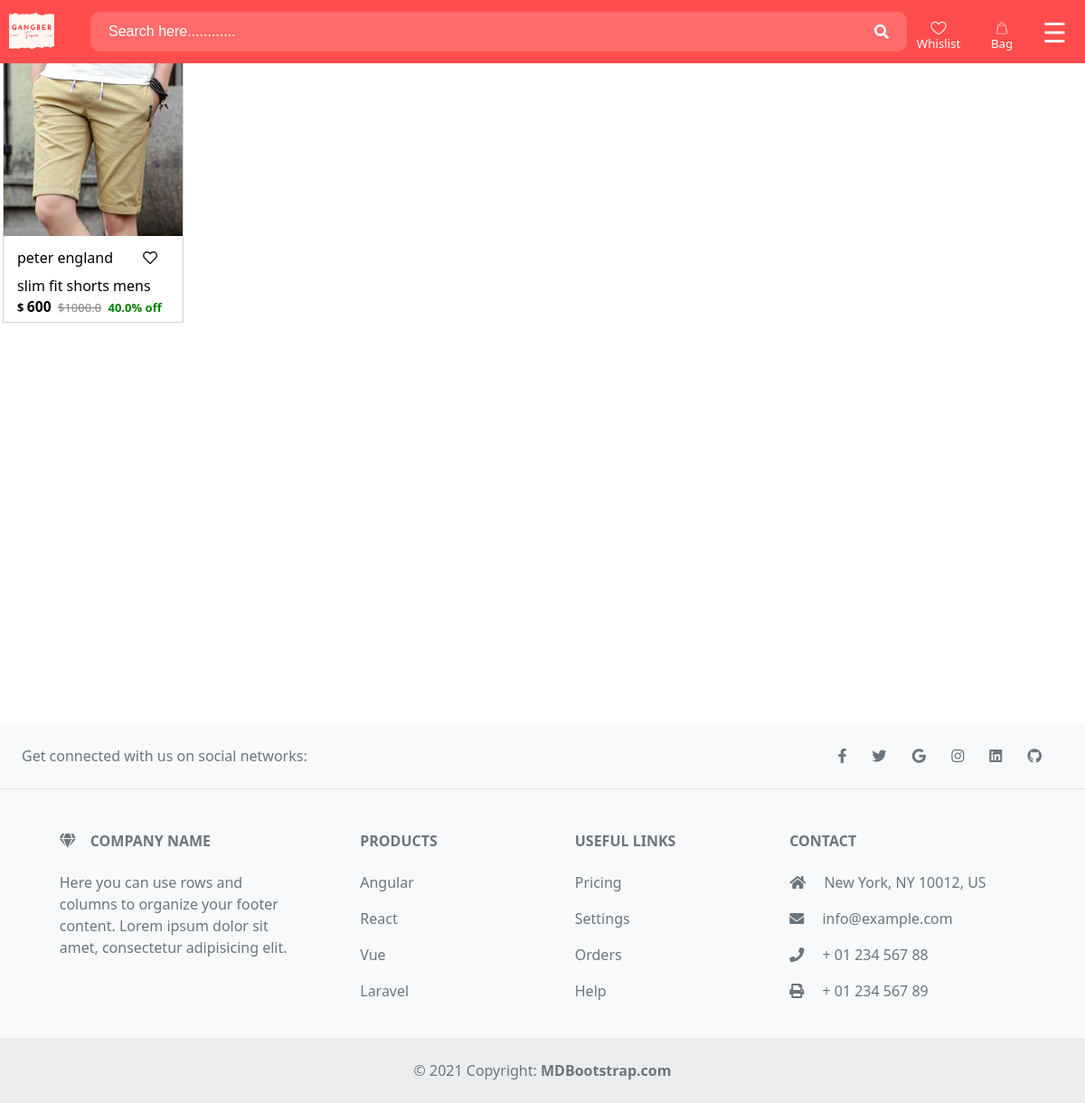
Before: /category/shorts with the older database file.
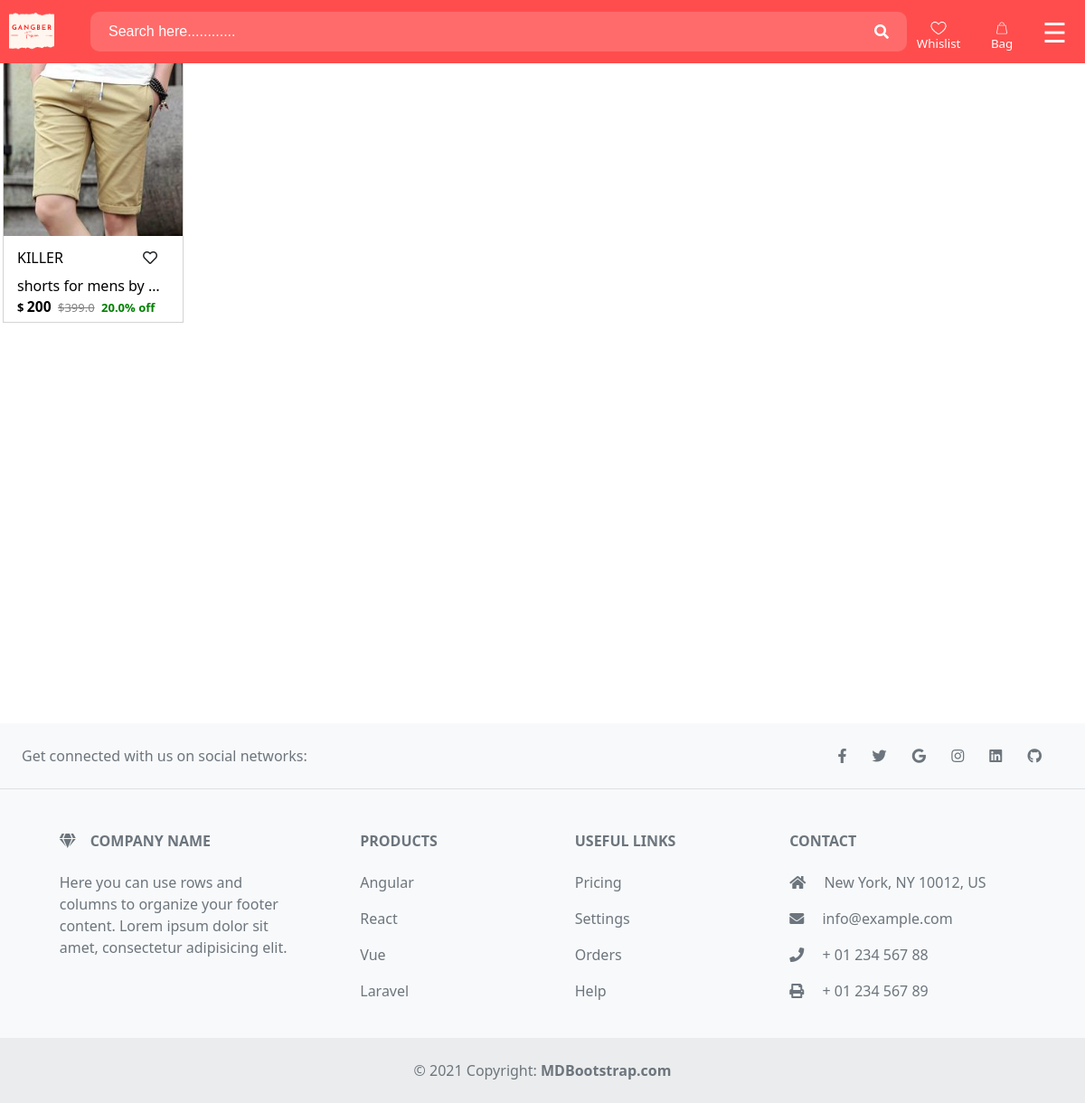
After: the same page with the newer database file.
### GMF/models.py (models this page shows, shortened)
class Products(models.Model):
    sno = models.AutoField(primary_key=True)
    title = models.CharField(max_length=100)
    subtitle = models.CharField(max_length=5000)
    company = models.CharField(max_length=100, default="")
    poster = models.ImageField(upload_to="media", default="/ntg/")
    image = models.ManyToManyField(images)
    price = models.IntegerField(default=0)
    off = models.FloatField(default=0.0)
    mrp = models.FloatField(default=0)
    desc = models.ManyToManyField(Product_desc, default="")
    size = models.ManyToManyField(sizes_stock, default="")
    Product_type = models.ForeignKey(Products_type, on_delete=models.CASCADE, default="")
    category = models.ForeignKey(category_product, on_delete=models.CASCADE  , default="")
    offers = models.ForeignKey(Offer_poster, on_delete=models.CASCADE  , default="" )
    trending = models.BooleanField(default=False)
    demanding = models.BooleanField(default=False)
    original = models.BooleanField(default=False)

### GMF/views.py (the view)
# urls.py: path('category/<title>', views.category, name="category"),
def category(request, title):
    cat = get_object_or_404(category_product, category=title)
    products = Products.objects.filter(category=cat)
    if request.user.is_authenticated:
        user = auth_user.objects.filter(user=request.user)[0]
    else:
        user = None
    return render(request, "type.html", {"products": products, "category": cat, 'user':user})

### templates/type.html (shortened to what this page needs)
{% extends "base.html" %}
{% block body %}
  <div style="width: 100%;">
    <div class="row">
      {% for pro in products %}
          <div class="col-6 col-md-4 col-lg-2">
              <div class=" p_card ">
                  <div href="/product/{{pro.title}}" id="url_{{pro.sno}}" style="text-decoration: none; color: black;">
                    <div class="product">
                      <a  href="/product/{{pro.title}}"  class="image">
                        <img src='/media/{{pro.poster}}' alt="" class="img-fluid" id="img_{{pro.sno}}"
                          style="width: 100%; height: 100%;">
                      </a>
                      <div class="text">
                        <div class="d-flex" style="justify-content: space-between; align-items: center;">
                          <span class="display-7" id="com_{{pro.sno}}">{{pro.company}}</span>
                          <button class="btn add_fav" id={{pro.sno}} onclick="add_fav(id)"><i class="far fa-heart"></i></button>
                        </div>
                        <a href="/product/{{pro.title}}" id="url_{{pro.sno}}">
                          <span id="title_{{pro.sno}}">{{pro.title|truncatechars:20}}</span> <br></a>
                        <div class="price" style="font-weight: bolder; font-size: small;">
                          <span>$</span> <span style="font-size: larger;" id="price_{{pro.sno}}">{{pro.price}}</span> <span
                            class="mx-1" style="font-weight: lighter; color: gray;"><del
                              id="mrp_{{pro.sno}}">${{pro.mrp}}</del></span>
                          <span style="color: green;" id="off_{{pro.sno}}">{{pro.off}}% off</span>
                        </div>
                      </div>
                    </div>
                  </div>
                </div>
          </div>
          {% endfor %}
    </div>
  </div>
</div>
</div>
{% endblock body %}

Changed rows visible on the page:
removed Products: poster (picture), company "peter england", title "slim fit shorts mens", price "600", mrp "1000.0", off "40.0"
added Products: poster (picture), company "KILLER", title "shorts for mens by …", price "200", mrp "399.0", off "20.0"
